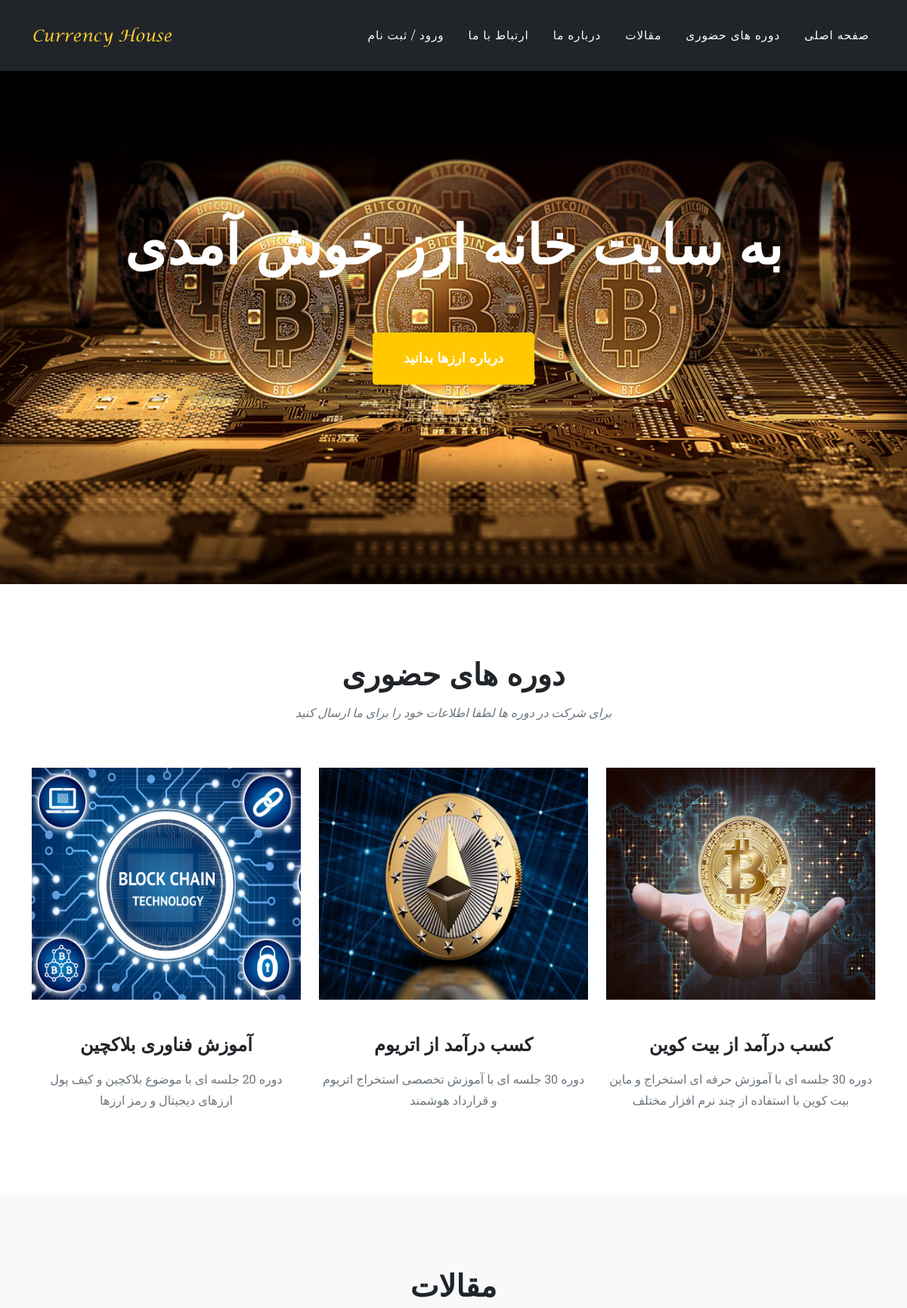
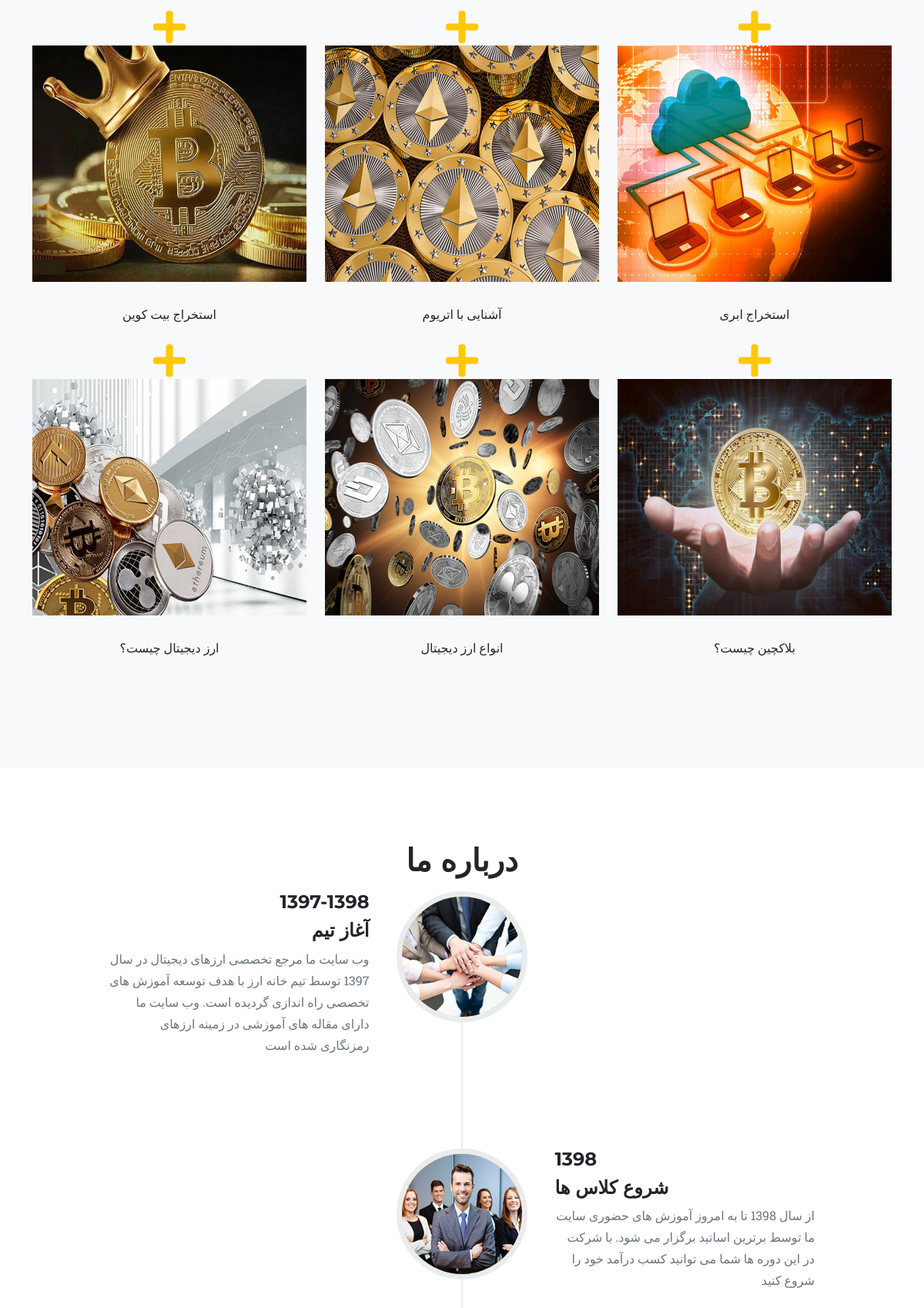
The page / (upper part) on the database its author committed (2 pictures, top to bottom).
### tables this page shows
CREATE TABLE `courses` (
  `id` int(11) NOT NULL,
  `title` varchar(30) NOT NULL,
  `description` varchar(200) NOT NULL,
  `image` varchar(100) NOT NULL
);

CREATE TABLE `articles` (
  `id` int(11) NOT NULL,
  `title` varchar(50) NOT NULL,
  `description` text NOT NULL,
  `image` varchar(100) NOT NULL
);

### index.php (called while the page is built)
<?php include_once "_header.php"; ?>
<?php include_once "_indexBody.php"; ?>
<?php include_once "_footer.php"; ?>

### _indexBody.php (called while the page is built, shortened)
<?php include_once "partials/menu.php"; ?>
<?php include_once "partials/masthead.php"; ?>
<?php include_once "partials/courses.php"; ?>
<?php include_once "partials/articles.php"; ?>
<?php include_once "partials/aboutUs.php"; ?>

### administrator/config.php (called while the page is built, shortened)
<?php
function ConnectDB()
{
    $con = mysqli_connect("localhost", "root", "", "digital_currency");
    return $con;
}
function SelectCourses()
{
    $con = ConnectDB();
    $query = mysqli_query($con, "select * from courses");
    return $query;
}
function SelectArticles()
{
    $con = ConnectDB();
    $query = mysqli_query($con, "select * from articles");
    return $query;
}

### partials/articles.php (the view, shortened to what this page needs)
<?php $query = SelectArticles(); ?>
<section class="page-section bg-light" id="articles">
    <div class="container">
        <div class="text-center">
            <h2 class="section-heading text-uppercase">مقالات</h2>
        </div>
        <div class="row text-center">
            <?php foreach ($query as $articles): ?>
                <div class="col-lg-4 col-sm-6 mb-4">
                    <div class="portfolio-item">
                        <a class="portfolio-link" href="show_articles.php?article=<?php echo $articles['id']; ?>">
                            <div class="portfolio-hover">
                                <div class="portfolio-hover-content"><i class="fas fa-plus fa-3x"></i></div>
                            </div>
                            <img class="img-fluid w-100 immage"
                                 src="administrator/admin/images/articles/<?php echo $articles['image']; ?>" alt="..."/>
                        </a>
                    </div>
                    <div class="portfolio-caption">
                        <div class="portfolio-caption-heading"><?php echo $articles['title']; ?></div>
                    </div>
                </div>
            <?php endforeach; ?>
        </div>
    </div>
</section>

### _header.php (shortened to what this page needs)
<!DOCTYPE html>
<?php include_once "administrator/config.php";
?>
<html lang="en">
<head>
    <link href="dist/bootstrap/css/styles.css" rel="stylesheet"/>
    <link rel="stylesheet" href="toastr/toastr.min.css">
</head>
<body id="page-top">

### partials/menu.php (shortened to what this page needs)
<nav class="navbar navbar-expand-lg navbar-dark fixed-top" id="mainNav">
    <div class="container">
        <a class="navbar-brand" href="#page-top"><img src="media/img/navbar-logo.png" alt="..."/></a>
        <div class="collapse navbar-collapse" id="navbarResponsive">
            <ul class="navbar-nav ms-auto py-4 py-lg-0">
                <?php if (!isset($_SESSION['users'])): ?>
                    <li class="nav-item  aabb"><a class="nav-link text-center" href="administrator/users/login.php">ورود
                            / ثبت نام</a></li>
                <?php endif; ?>
                <li class="nav-item aabb"><a class="nav-link text-center" href="#contact">ارتباط با ما</a></li>
                <li class="nav-item aabb"><a class="nav-link text-center" href="#about">درباره ما</a></li>
                <li class="nav-item  aabb"><a class="nav-link text-center" href="#articles">مقالات</a></li>
                <li class="nav-item  aabb"><a class="nav-link text-center" href="#courses">دوره های حضوری</a></li>
                <li class="nav-item"><a class="nav-link text-center" href="index.php">صفحه اصلی</a></li>
            </ul>
        </div>
    </div>
</nav>

### partials/masthead.php
<header class="masthead">
    <div class="container">
        <div class="masthead-heading text-uppercase"><p><?php
                if (isset($_SESSION['users'])) {
                    echo $_SESSION['users'];
                } ?></p>به سایت خانه ارز خوش آمدی<br>
            <br><a class="btn btn-primary btn-xl text-uppercase" href="#portfolio">درباره ارزها بدانید</a>
        </div>
</header>

### partials/courses.php (shortened to what this page needs)
<?php
$query = SelectCourses();
?>
<section class="page-section" id="courses">
    <div class="container">
        <div class="text-center">
            <h2 class="section-heading text-uppercase">دوره های حضوری</h2>
            <h3 class="section-subheading text-muted">برای شرکت در دوره ها لطفا اطلاعات خود را برای ما ارسال کنید </h3>
        </div>
        <div id="portfolio">
            <div class="row text-center">
                <?php foreach ($query as $courses): ?>
                    <div class="col-md-4">
                        <div class="portfolio-item">
                            <a class="portfolio-link" href="<?php if (isset($_SESSION['users']) && (!isset($_SESSION['used']))): ?>
                                 http://localhost/PHP/digital_currency/administrator/cart/cartController.php?course_id=<?php echo $courses['id']; ?>
                             <?php else: ?>
                                 <?php echo 'http://localhost/PHP/digital_currency'; ?>
                             <?php endif; ?>">
                                <img class="img-fluid w-100 immage"
                                     src="administrator/admin/images/courses/<?php echo $courses['image']; ?>"
                                     alt="..."/>
                            </a>
                        </div>
                        <h4 class="my-3"><?php echo $courses['title']; ?></h4>
                        <p class="text-muted p1"><?php echo $courses['description']; ?></p>
                    </div>
                <?php endforeach; ?>
            </div>
        </div>
    </div>
</section>

### partials/aboutUs.php (shortened to what this page needs)
<section class="page-section" id="about">
    <div class="container">
        <div class="text-center">
            <h2 class="section-heading text-uppercase">درباره ما</h2>
        </div>
        <ul class="timeline">
            <li>
                <div class="timeline-image"><img class="rounded-circle img-fluid" src="media/img/about/1.jpg"
                                                 alt="..."/></div>
                <div class="timeline-panel">
                    <div class="timeline-heading">
                        <h4>1397-1398</h4>
                        <h4 class="subheading">آغاز تیم </h4>
                    </div>
                    <div class="timeline-body d1"><p class="text-muted">وب سایت ما مرجع تخصصی ارزهای دیجیتال در سال 1397
                            توسط تیم خانه ارز با هدف توسعه آموزش های تخصصی راه اندازی گردیده است. وب سایت ما دارای مقاله
                            های آموزشی در زمینه ارزهای رمزنگاری شده است</p></div>
                </div>
            </li>
            <li class="timeline-inverted">
                <div class="timeline-image"><img class="rounded-circle img-fluid" src="media/img/about/2.jpg"
                                                 alt="..."/></div>
                <div class="timeline-panel">
                    <div class="timeline-heading">
                        <h4>1398</h4>
                        <h4 class="subheading">شروع کلاس ها</h4>
                    </div>
                    <div class="timeline-body d1"><p class="text-muted">از سال 1398 تا به امروز آموزش های حضوری سایت ما
                            توسط برترین اساتید برگزار می شود. با شرکت در این دوره ها شما می توانید کسب درآمد خود را شروع
                            کنید
                        </p></div>
                </div>
            </li>
        </ul>
    </div>
</section>

### _footer.php (shortened to what this page needs)
</body>
</html>

### rows shown on the page
courses: image (picture), title "آموزش فناوری بلاکچین", description "دوره 20 جلسه ای با موضوع بلاکچین و کیف پول ارزهای دیجیتال و رمز ارزها"
courses: image (picture), title "کسب درآمد از اتریوم", description "دوره 30 جلسه ای با آموزش تخصصی استخراج اتریوم و قرارداد هوشمند"
courses: image (picture), title "کسب درآمد از بیت کوین", description "دوره 30 جلسه ای با آموزش حرفه ای استخراج و ماین بیت کوین با استفاده از چند نرم افزار مختلف"
articles: image (picture), title "استخراج بیت کوین"
articles: image (picture), title "آشنایی با اتریوم"
articles: image (picture), title "استخراج ابری"
articles: image (picture), title "ارز دیجیتال چیست؟"
articles: image (picture), title "انواع ارز دیجیتال"
articles: image (picture), title "بلاکچین چیست؟"
